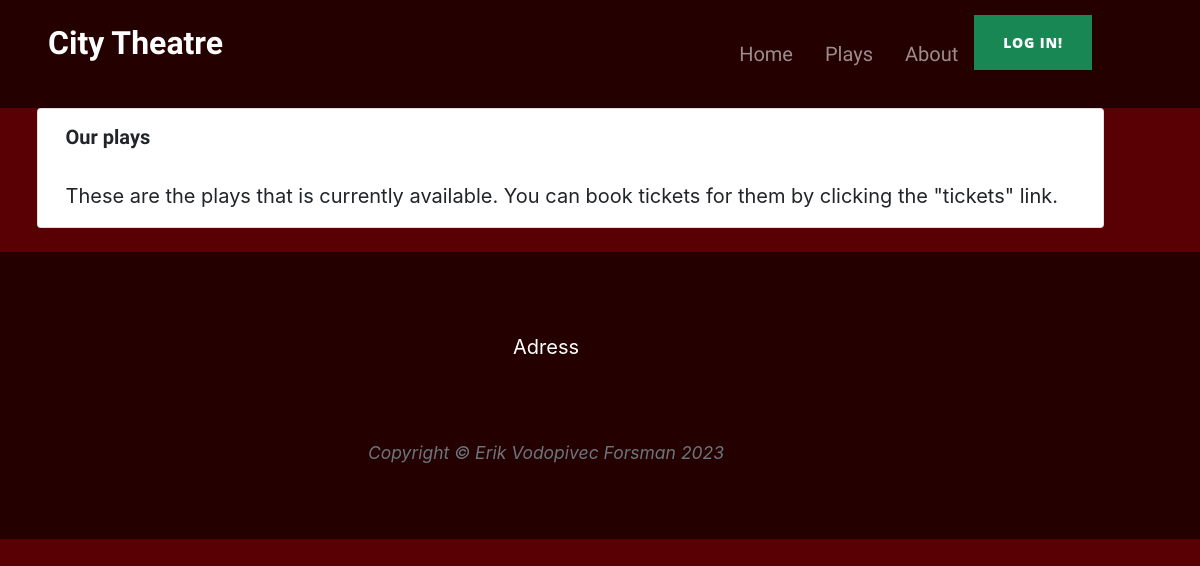
Before: /booking/ with the older database file.
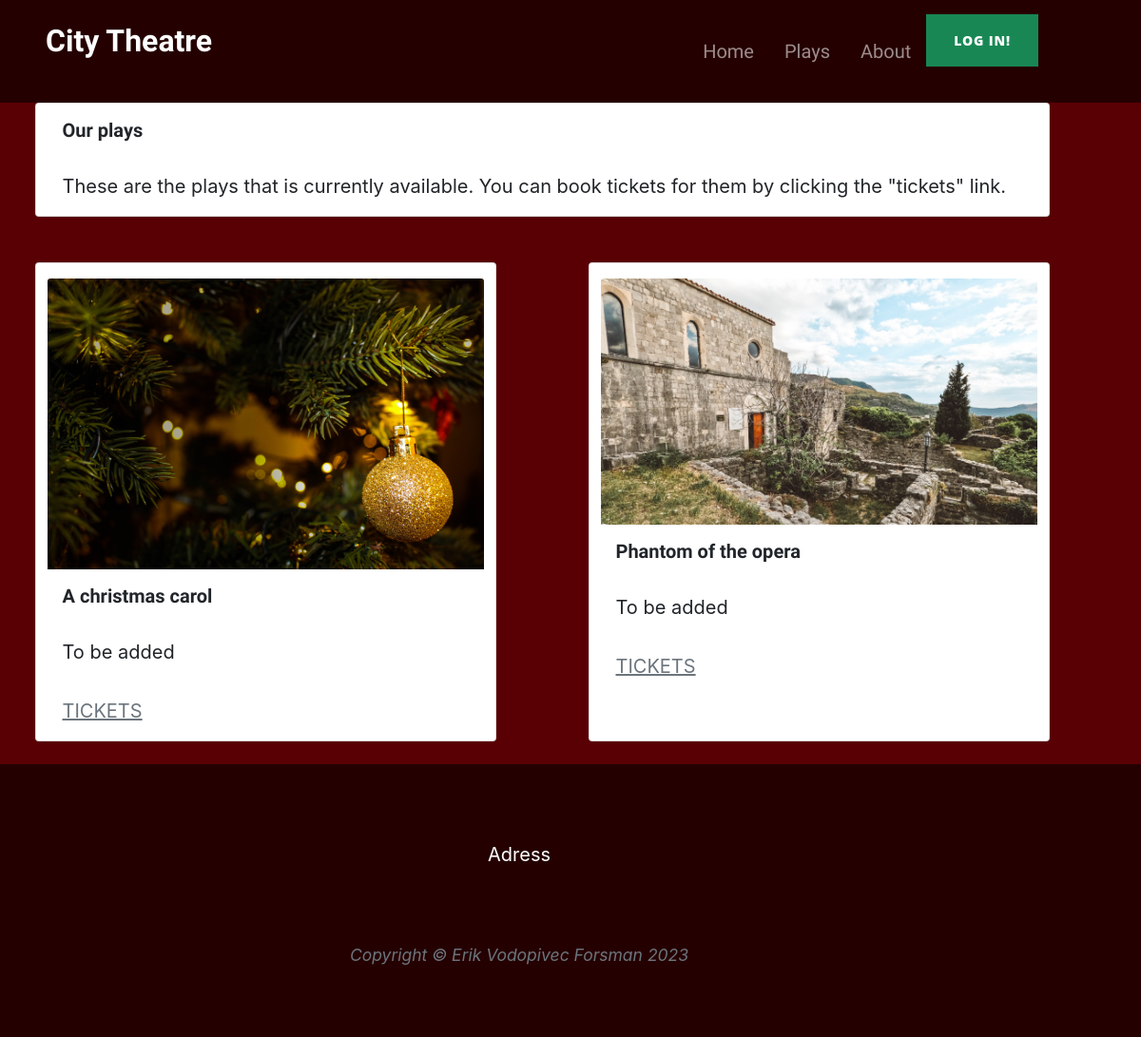
After: the same page with the newer database file.
### booking/models.py (models this page shows)
class Play( models.Model):
    name = models.CharField(max_length=254, null=False, blank=False)
    description = models.CharField(max_length=1000, null=False, blank=False, default="To be added")
    image = models.CharField(max_length=254, null=True, blank=True)

### booking/views.py (the view)
# urls.py: path('', views.play_showings, name='plays'),
def play_showings(request):
    plays = Play.objects.all()
    showings = NowPlaying.objects.all()
    template = "booking/plays.html"
    context = {
        'plays': plays,
        'showings': showings,
    }
    return render(request, template, context)

### booking/templates/booking/plays.html
{% extends "base.html" %}
{% load static %}
{% block content %}
    <div class="container" id="plays-choice">
        <div class="card-deck row justify-content-around">
            <div class="card col-11">
                <div class="card-body">
                    <h5 class="card-title">Our plays</h5>
                    <p class="card-text">These are the plays that is currently available. You can book tickets for them by clicking the "tickets" link.</p>
                </div>
            </div>
            {% for play in plays %}
            <div class="card col-11 col-md-5">
                <img class="card-img-top" src="{{MEDIA_URL}}{{ play.image }}" alt="play theme image. {{ play.name }}">
                <div class="card-body">
                    <h5 class="card-title">{{ play.name }}</h5>
                    <p class="card-text">{{ play.description }}</p>
                    <p class="card-text"><a class="text-muted text-uppercase" href="">Tickets</a></p>
                </div>
            </div>
            {% endfor %}
            </div>
        </div>
    </div>
{% endblock %}

### templates/base.html (shortened to what this page needs)
{% load static %}
<!DOCTYPE html>
<html class="h-100"></html>
<html lang="en">
<head>
    <link href="https://cdn.jsdelivr.net/npm/bootstrap@5.0.1/dist/css/bootstrap.min.css" rel="stylesheet"
>
    <link href="{% static 'css/style.css' %}" rel="stylesheet">
    <link href="{% static 'css/style-clean-blog.css' %}" rel="stylesheet" />
</head>
<body id="cont">
    <nav class="navbar navbar-expand-lg navbar-dark" id="nav" id="mainNav" >
        <div class="container px-4 px-lg-5 col-12">
            <div class="col-4">
                <a class="navbar-brand h-100" href= "{% url 'home' %}"><h2 class="pt-3">City Theatre</h2></a>
            </div>
            <div class="collapse navbar-collapse" id="navbarResponsive">
                <ul class="navbar-nav ms-auto py-4 py-lg-0 fit-content">
                    <li class="nav-item"><a class="nav-link px-lg-3 py-3 py-lg-4" href="{% url 'home' %}">Home</a></li>
                    <li class="nav-item"><a class="nav-link px-lg-3 py-3 py-lg-4" href="{% url 'plays' %}">Plays</a></li>
                    <li class="nav-item"><a class="nav-link px-lg-3 py-3 py-lg-4" href="">About</a></li>
                    <li class="nav-item"><a class="btn btn-success text-uppercase" href="{% url 'account_login' %}">Log in!</a></li>
                </ul>
            </div>
        </div>
    </nav>
    <div class="container-fluid">
    {% block content %}{% endblock %}
    <footer>
        <div class="container col-12 px-4 px-lg-5">
            <div class="row col-12 gx-4 gx-lg-5 justify-content-center">
                <div class="col-md-10 col-lg-8 col-xl-7">
                    <div>
                        <p class="text-white text-center">Adress</p>
                    </div>
                    <ul class="list-inline text-center">
                    </ul>
                    <div class="small text-center text-muted fst-italic">Copyright &copy; Erik Vodopivec Forsman 2023</div>
                </div>
            </div>
        </div>
    </footer>
</body>
</html>

### static/css/style.css (style rules this page uses)
:root { --light-red: #590004 ; --dark-red: #250001; --green-btn: #55CB1E; }
#cont { background-color: var(--light-red); width: 100vw; overflow-x: hidden; }
#nav { background-color: var(--dark-red); }
footer { background-color: var(--dark-red); }
.nav-item { color: white; }
.card-deck { left: auto !important; }
.navbar, .container-fluid, .footer { width: 100; border: 0cm; }
h6, .h6, h5, .h5, h4, .h4, h3, .h3, .nav-item { font-family: 'Mukta', sans-serif; }
h1, .h1, h2, .h2, .subheading, .navbar-brand, .site-heading { font-family: 'Pinyon Script', cursive; }
.navbar-brand { font-size: 150%; }
.btn { border-radius: 5%; }
.card { display: inline-block; }
img { margin-top: 2vh; }

Changed rows visible on the page:
added Play: image (picture), name "A christmas carol", description "To be added"
added Play: image (picture), name "Phantom of the opera", description "To be added"
